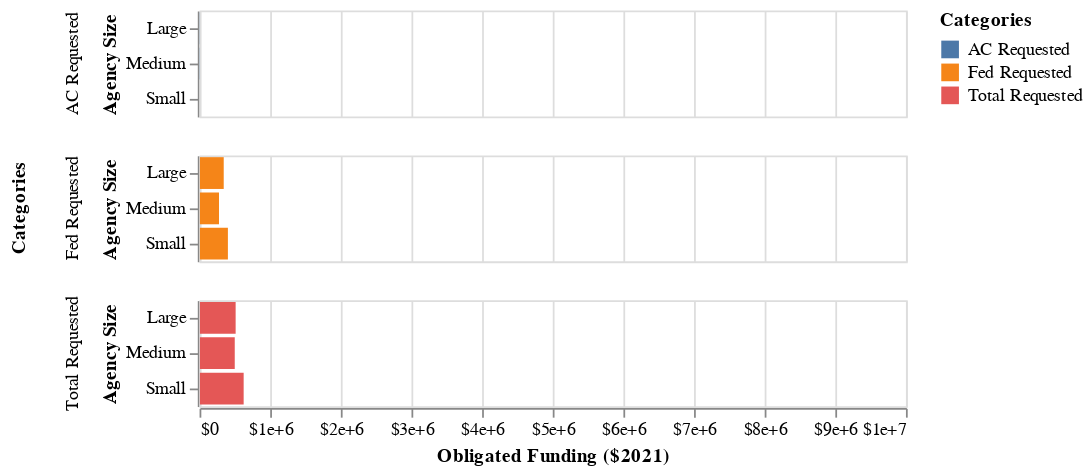

Write notebook code for a chart like this one.
### Code cell
work_cat = ['active_transp', 'transit', 'bridge', 'street','freeway', 'infra_resiliency_er',
       'congestion_relief']

for i in work_cat:
    subset = (df>>filter(_[i]==1))

    #generate chart:
    
    subset_3= ((subset.groupby(['agency_size']).agg({i:'sum',
                                                     'process_days':'mean',
                                                     'adjusted_total_requested':'mean',
                                                     'adjusted_fed_requested':'mean',
                                                     'adjusted_ac_requested':'mean'}).reset_index())>>arrange(-_[i])).head(5)
    
    subset_3 =subset_3.rename(columns = {'agency_size':'Agency Size',
                                         'adjusted_total_requested':'Total Requested',
                                         'adjusted_fed_requested':'Fed Requested',
                                         'adjusted_ac_requested':'AC Requested'})
    
    subset_4 = pd.melt(subset_3, id_vars=['Agency Size'],
        value_vars=['Total Requested','Fed Requested','AC Requested'],
        var_name='Categories', value_name='value'
       )
    
    chart = (alt.Chart(subset_4).mark_bar().encode(
        x=alt.X('value', axis=alt.Axis(format='$', title='Obligated Funding ($2021)'), scale=alt.Scale(domain=(-5000, 10000000))),
        y=alt.Y("Agency Size"),
        color='Categories:N',
        row='Categories:N'
    ))
    
    display(Markdown(f'**Breakdown {_dla_utils.labeling(i)} Projects**'))
    display(subset_3.style.format(formatter={('process_days'): "{:.2f}",
                                             ('Total Requested'): "${:.2f}",
                                             ('Fed Requested'): "${:.2f}",
                                             ('AC Requested'): "${:.2f}"}))
    display(chart)

### Figure 1 — Vega-Lite specification as saved in the notebook (floating-point values rounded to 4 significant figures)
{"config": {"view": {"continuousWidth": 400, "continuousHeight": 300}}, "data": {"name": "data-3e91295ea4d6a5a3d104deb942d2860d"}, "mark": "bar", "encoding": {"color": {"field": "Categories", "type": "nominal"}, "row": {"field": "Categories", "type": "nominal"}, "x": {"axis": {"format": "$", "title": "Obligated Funding ($2021)"}, "field": "value", "scale": {"domain": [-5000, 10000000]}, "type": "quantitative"}, "y": {"field": "Agency Size", "type": "nominal"}}, "$schema": "https://vega.github.io/schema/vega-lite/v4.17.0.json", "datasets": {"data-3e91295ea4d6a5a3d104deb942d2860d": [{"Agency Size": "Large", "Categories": "Total Requested", "value": 506000.0}, {"Agency Size": "Medium", "Categories": "Total Requested", "value": 493400.0}, {"Agency Size": "Small", "Categories": "Total Requested", "value": 619600.0}, {"Agency Size": "Large", "Categories": "Fed Requested", "value": 337300.0}, {"Agency Size": "Medium", "Categories": "Fed Requested", "value": 270200.0}, {"Agency Size": "Small", "Categories": "Fed Requested", "value": 396400.0}, {"Agency Size": "Large", "Categories": "AC Requested", "value": -2206.0}, {"Agency Size": "Medium", "Categories": "AC Requested", "value": -2521.0}, {"Agency Size": "Small", "Categories": "AC Requested", "value": 6.991}]}}
